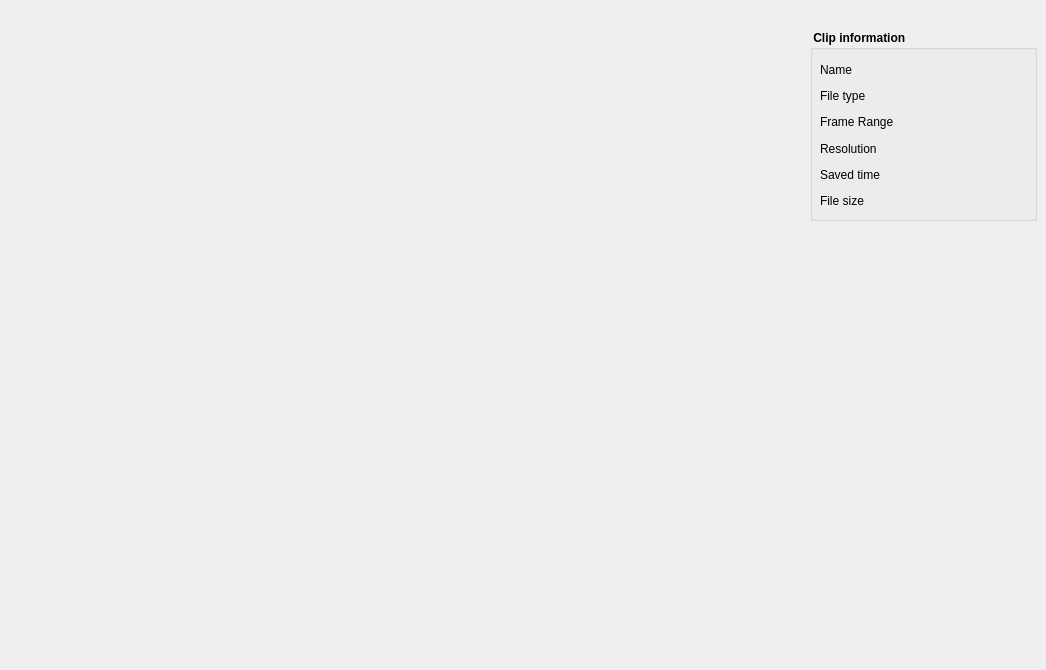
          <widget class="QWidget" name="tab_clip_2">
           <attribute name="title">
            <string>CLIP</string>
           </attribute>
           <widget class="QGroupBox" name="groupBox_asset_file_info_2">
            <property name="geometry">
             <rect>
              <x>810</x>
              <y>30</y>
              <width>227</width>
              <height>191</height>
             </rect>
            </property>
            <property name="font">
             <font>
              <bold>true</bold>
              <underline>false</underline>
              <strikeout>false</strikeout>
             </font>
            </property>
            <property name="title">
             <string> Clip information</string>
            </property>
            <property name="flat">
             <bool>false</bool>
            </property>
            <property name="checkable">
             <bool>false</bool>
            </property>
            <widget class="QWidget" name="verticalLayoutWidget_13">
             <property name="geometry">
              <rect>
               <x>10</x>
               <y>30</y>
               <width>74</width>
               <height>151</height>
              </rect>
             </property>
             <layout class="QVBoxLayout" name="verticalLayout_15">
              <item>
               <widget class="QLabel" name="label_51">
                <property name="font">
                 <font>
                  <pointsize>9</pointsize>
                  <bold>false</bold>
                  <underline>false</underline>
                  <strikeout>false</strikeout>
                 </font>
                </property>
                <property name="text">
                 <string>Name</string>
                </property>
               </widget>
              </item>
              <item>
               <widget class="QLabel" name="label_52">
                <property name="font">
                 <font>
                  <pointsize>9</pointsize>
                  <bold>false</bold>
                  <underline>false</underline>
                  <strikeout>false</strikeout>
                 </font>
                </property>
                <property name="text">
                 <string>File type</string>
                </property>
               </widget>
              </item>
              <item>
               <widget class="QLabel" name="label_53">
                <property name="font">
                 <font>
                  <pointsize>9</pointsize>
                  <bold>false</bold>
                  <underline>false</underline>
                  <strikeout>false</strikeout>
                 </font>
                </property>
                <property name="text">
                 <string>Frame Range </string>
                </property>
               </widget>
              </item>
              <item>
               <widget class="QLabel" name="label_54">
                <property name="font">
                 <font>
                  <pointsize>9</pointsize>
                  <bold>false</bold>
                  <underline>false</underline>
                  <strikeout>false</strikeout>
                 </font>
                </property>
                <property name="text">
                 <string>Resolution</string>
                </property>
               </widget>
              </item>
              <item>
               <widget class="QLabel" name="label_55">
                <property name="font">
                 <font>
                  <pointsize>9</pointsize>
                  <bold>false</bold>
                  <underline>false</underline>
                  <strikeout>false</strikeout>
                 </font>
                </property>
                <property name="text">
                 <string>Saved time</string>
                </property>
               </widget>
              </item>
              <item>
               <widget class="QLabel" name="label_56">
                <property name="font">
                 <font>
                  <pointsize>9</pointsize>
                  <bold>false</bold>
                  <underline>false</underline>
                  <strikeout>false</strikeout>
                 </font>
                </property>
                <property name="text">
                 <string>File size</string>
                </property>
               </widget>
              </item>
             </layout>
            </widget>
            <widget class="QWidget" name="verticalLayoutWidget_14">
             <property name="geometry">
              <rect>
               <x>90</x>
               <y>30</y>
               <width>131</width>
               <height>151</height>
              </rect>
             </property>
             <layout class="QVBoxLayout" name="verticalLayout_16">
              <item>
               <widget class="QLabel" name="label_clip_filename">
                <property name="font">
                 <font>
                  <pointsize>9</pointsize>
                  <bold>false</bold>
                  <underline>false</underline>
                  <strikeout>false</strikeout>
                 </font>
                </property>
                <property name="text">
                 <string/>
                </property>
               </widget>
              </item>
              <item>
               <widget class="QLabel" name="label_clip_filetype">
                <property name="font">
                 <font>
                  <pointsize>9</pointsize>
                  <bold>false</bold>
                  <underline>false</underline>
                  <strikeout>false</strikeout>
                 </font>
                </property>
                <property name="text">
                 <string/>
                </property>
               </widget>
              </item>
              <item>
               <widget class="QLabel" name="label_clip_framerange">
                <property name="font">
                 <font>
                  <pointsize>9</pointsize>
                  <bold>false</bold>
                  <underline>false</underline>
                  <strikeout>false</strikeout>
                 </font>
                </property>
                <property name="text">
                 <string/>
                </property>
               </widget>
              </item>
              <item>
               <widget class="QLabel" name="label_clip_resolution">
                <property name="font">
                 <font>
                  <pointsize>9</pointsize>
                  <bold>false</bold>
                  <underline>false</underline>
                  <strikeout>false</strikeout>
                 </font>
                </property>
                <property name="text">
                 <string/>
                </property>
               </widget>
              </item>
              <item>
               <widget class="QLabel" name="label_clip_savedtime">
                <property name="font">
                 <font>
                  <pointsize>9</pointsize>
                  <bold>false</bold>
                  <underline>false</underline>
                  <strikeout>false</strikeout>
                 </font>
                </property>
                <property name="text">
                 <string/>
                </property>
               </widget>
              </item>
              <item>
               <widget class="QLabel" name="label_clip_filesize">
                <property name="font">
                 <font>
                  <pointsize>9</pointsize>
                  <bold>false</bold>
                  <underline>false</underline>
                  <strikeout>false</strikeout>
                 </font>
                </property>
                <property name="text">
                 <string/>
                </property>
               </widget>
              </item>
             </layout>
            </widget>
           </widget>
           <widget class="QWidget" name="gridLayoutWidget_5">
            <property name="geometry">
             <rect>
              <x>10</x>
              <y>10</y>
              <width>791</width>
              <height>651</height>
             </rect>
            </property>
            <layout class="QGridLayout" name="gridLayout_clip"/>
           </widget>
          </widget>
